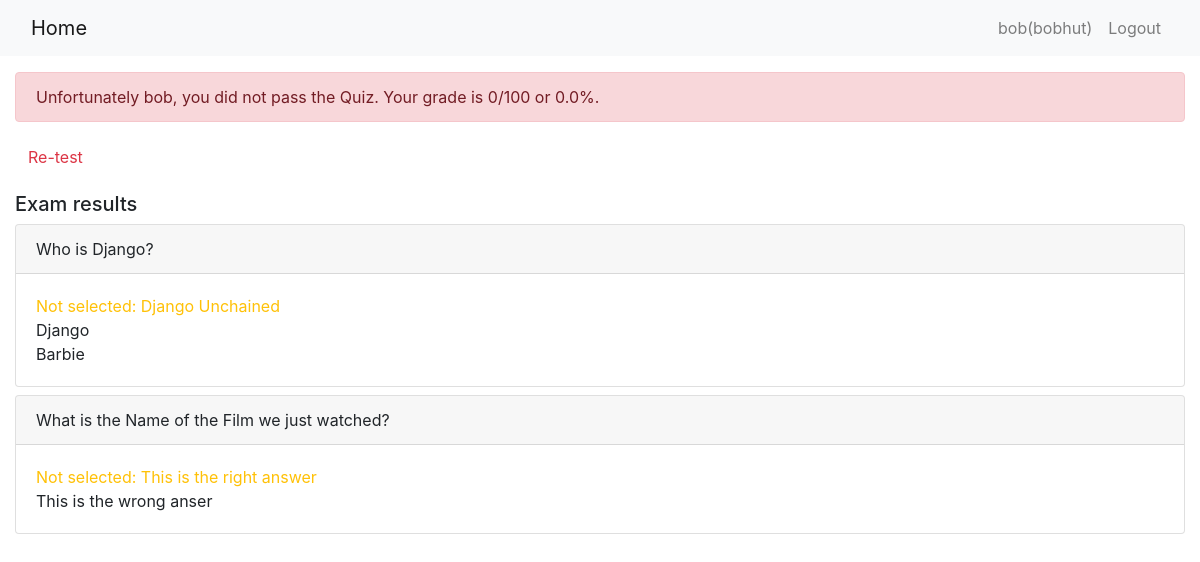
The page /onlinecourse/course/1/submission/1/result/ (signed in) on the database its author committed.
### onlinecourse/models.py (models this page shows, shortened)
class Question(models.Model):
    lesson = models.ForeignKey(Lesson, on_delete=models.CASCADE, null=True, blank=True)
    course = models.ForeignKey(Course, on_delete=models.CASCADE, default=1)
    title = models.CharField(max_length=100, default='Default Title, Please add a New One')
    question_text = models.TextField(max_length=1000, default='Default Question Text, Please add a New One')
    question_grade = models.PositiveBigIntegerField()

class Choice(models.Model):
    choice_text = models.CharField(max_length=200, default="choice_text")
    is_correct = models.BooleanField(default=False)
    question = models.ForeignKey(Question, on_delete=models.CASCADE)

### onlinecourse/views.py (the view)
# urls.py: path('course/<int:course_id>/submission/<int:submission_id>/result/', views.show_exam_result , name='show_exam_result')
def show_exam_result(request, course_id, submission_id):
    course = get_object_or_404(Course, id=course_id)
    submission = get_object_or_404(Submission, id=submission_id)
    exam_results, total_score, max_possible_score = get_exam_results(course, submission.choices.values_list('id', flat=True))
    percentage_grade = (total_score / max_possible_score) * 100 if max_possible_score else 0
    context = {
        'grade': total_score,
        'percentage_grade': percentage_grade,
        'score_out_of_hundred': f"{round(percentage_grade)}/100",
        'passed_exam': percentage_grade > 80,
        'course': course,
        'exam_results': exam_results,
        'submission_id': submission.id,
        'course_id': course.id
    }
    return render(request, 'onlinecourse/exam_result_bootstrap.html', context)

### onlinecourse/templates/onlinecourse/exam_result_bootstrap.html (shortened to what this page needs)
<!DOCTYPE html>
<html lang="en">
<head>
    {% load static %}
    <link rel="stylesheet" href="https://maxcdn.bootstrapcdn.com/bootstrap/4.5.2/css/bootstrap.min.css">
</head>
<body>
    <nav class="navbar navbar-expand-lg navbar-light bg-light">
        <div class="container-fluid">
            <a class="navbar-brand" href="{% url 'onlinecourse:index' %}">Home</a>
            <div class="collapse navbar-collapse" id="navbarNav">
                <ul class="navbar-nav ml-auto">
                    {% if user.is_authenticated %}
                    <li class="nav-item">
                        <a class="nav-link" href="#">{{ user.first_name }}({{ user.username }})</a>
                    </li>
                    <li class="nav-item">
                        <a class="nav-link" href="{% url 'onlinecourse:logout' %}">Logout</a>
                    </li>
                    {% endif %}
                </ul>
            </div>
        </div>
    </nav>
    <div class="container-fluid mt-3">
        {% if percentage_grade > 80 %}
        <div class="alert alert-success">
            Congratulations {{ user.first_name }}! You passed the exam with a grade of {{ score_out_of_hundred }} or {{ percentage_grade }}%
        </div>
        <a class="btn btn-link text-success" href="{% url 'onlinecourse:course_details' course_id %}">Back to Course</a>
        {% else %}
        <div class="alert alert-danger">
            Unfortunately {{ user.first_name }}, you did not pass the Quiz. Your grade is {{ score_out_of_hundred }} or {{ percentage_grade }}%.
        </div>
        <a class="btn btn-link text-danger" href="{% url 'onlinecourse:course_details' course_id %}">Re-test</a>
        {% endif %}
        <div class="mt-3">
            <h5>Exam results</h5>
            {% for question_text, correctly_selected, incorrectly_selected, not_selected_but_correct, not_needed_answers_texts, question_choices in exam_results %}
            <div class="card mb-2">
                <div class="card-header">
                    {{ question_text }}
                </div>
                <div class="card-body">
                    {% for choice in question_choices %}
                    <div>
                        {% if choice.choice_text in correctly_selected %}
                        <span class="text-success">Correct answer: {{ choice.choice_text }}</span>
                        {% elif choice.choice_text in incorrectly_selected %}
                        <span class="text-danger">Wrong answer: {{ choice.choice_text }}</span>
                        {% elif choice.choice_text in not_selected_but_correct %}
                        <span class="text-warning">Not selected: {{ choice.choice_text }}</span>
                        {% elif choice.choice_text in not_needed_answers_texts %}
                        {{ choice.choice_text }}
                        {% endif %}
                    </div>
                    {% endfor %}
                </div>
            </div>
            {% endfor %}
        </div>
    </div>
</body>
</html>

### rows shown on the page
Question: exam_results "Who is Django?"
Choice: choice_text "Django Unchained"
Choice: choice_text "Django"
Choice: choice_text "Barbie"
Question: exam_results "What is the Name of the Film we just watched?"
Choice: choice_text "This is the right answer"
Choice: choice_text "This is the wrong anser"

### other values the page prints
{{ user.first_name }} "bob"
{{ user.username }} "bobhut"
{{ score_out_of_hundred }} "0/100"
{{ percentage_grade }} "0.0"
